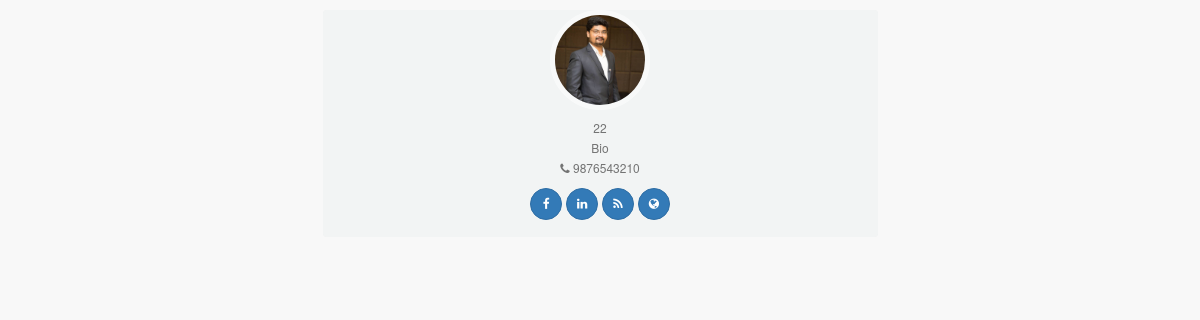
/profile.php?username=vivek, run on the app's committed database.
### tables this page shows
CREATE TABLE `user_info` (
  `id` int(11) NOT NULL,
  `uid` int(11) NOT NULL,
  `fname` varchar(255) NOT NULL,
  `lname` varchar(255) NOT NULL,
  `mobile` varchar(255) NOT NULL,
  `age` varchar(255) NOT NULL,
  `gender` varchar(255) NOT NULL,
  `profilepic` varchar(255) NOT NULL,
  `bio` varchar(255) NOT NULL,
  `fb` varchar(255) NOT NULL,
  `twitter` varchar(255) NOT NULL,
  `linkedin` varchar(255) NOT NULL,
  `blog` varchar(255) NOT NULL,
  `website` varchar(255) NOT NULL,
  `created` datetime NOT NULL DEFAULT current_timestamp(),
  `updated` datetime NOT NULL DEFAULT current_timestamp()
);

### profile.php (the view, shortened to what this page needs)
<?php
include('includes/header.php');
require_once('includes/connect.php');
$username = $_GET['username'];
$usersql = "SELECT u.id, u.email, ui.fname, ui.lname, ui.mobile, ui.age, ui.gender, ui.profilepic, ui.bio, ui.fb, ui.twitter, ui.linkedin, ui.blog, ui.website FROM users u JOIN user_info ui WHERE u.id=ui.uid AND u.username=?";
$userresult = $db->prepare($usersql);
$userresult->execute(array($username));
$userres = $userresult->fetch(PDO::FETCH_ASSOC);
$userid = $userres['id'];
$permsql = "SELECT * FROM user_permission WHERE uid=?";
$permresult = $db->prepare($permsql);
$permresult->execute(array($userid));
$permres = $permresult->fetch(PDO::FETCH_ASSOC);
?>
<div class="container">
	<div class="row">
		<div class="col-lg-6 col-sm-6 col-md-offset-3">
            <div class="card hovercard">
                <div class="cardheader">
                </div>
                <?php if(!empty($userres['profilepic']) & ($permres['show_pic'] == 1)){ ?>
                <div class="avatar">
                    <img alt="" src="<?php echo $userres['profilepic']; ?>">
                </div>
                <?php } ?>
                <div class="info">
                    <div class="desc"><?php if(!empty($userres['age']) & ($permres['show_age'] == 1)){ echo $userres['age']; } ?></div>
                    <div class="desc"><?php if(!empty($userres['bio']) & ($permres['show_bio'] == 1)){ echo $userres['bio']; } ?></div>
                    <div class="desc"> <?php if(!empty($userres['mobile']) & ($permres['show_mobile'] == 1)){
                        echo '<i class="fa fa-phone"></i> ';
                        echo $userres['mobile']; } ?></div>
                </div>
                <div class="bottom">
                    <?php if(!empty($userres['fb']) & ($permres['show_fb'] == 1)){ ?>
                    <a class="btn btn-primary btn-sm" href="<?php echo $userres['fb']; ?>">
                        <i class="fa fa-facebook"></i>
                    </a>
                    <?php } ?>
                    <?php if(!empty($userres['linkedin']) & ($permres['show_linkedin'] == 1)){ ?>
                    <a class="btn btn-primary btn-sm" href="<?php echo $userres['linkedin']; ?>">
                        <i class="fa fa-linkedin"></i>
                    </a>
                    <?php } ?>
                    <?php if(!empty($userres['blog']) & ($permres['show_blog'] == 1)){ ?>
                    <a class="btn btn-primary btn-sm" href="<?php echo $userres['blog']; ?>">
                        <i class="fa fa-rss"></i>
                    </a>
                    <?php } ?>
                    <?php if(!empty($userres['website']) & ($permres['show_website'] == 1)){ ?>
                    <a class="btn btn-primary btn-sm" href="<?php echo $userres['website']; ?>">
                        <i class="fa fa-globe"></i>
                    </a>
                    <?php } ?>
                </div>
            </div>
        </div>
	</div>
</div>
<?php include('includes/footer.php'); ?>

### profile.php (style rules this page uses)
.card { padding-top: 20px; margin: 10px 0 20px 0; background-color: rgba(214, 224, 226, 0.2); border-top-width: 0; border-bottom-width: 2px; -webkit-border-radius: 3px; -moz-border-radius: 3px; border-radius: 3px; -webkit-box-shadow: none; -moz-box-shadow: none; box-shadow: none; -webkit-box-sizing: border-box; -moz-box-sizing: border-box; box-sizing: border-box; }
.card.hovercard { position: relative; padding-top: 0; overflow: hidden; text-align: center; background-color: rgba(214, 224, 226, 0.2); }
.card.hovercard .cardheader { background-size: cover; height: 50px; }
.card.hovercard .avatar { position: relative; top: -50px; margin-bottom: -50px; }
.card.hovercard .avatar img { width: 100px; height: 100px; max-width: 100px; max-height: 100px; -webkit-border-radius: 50%; -moz-border-radius: 50%; border-radius: 50%; border: 5px solid rgba(255,255,255,0.5); }
.card.hovercard .info { padding: 4px 8px 10px; }
.card.hovercard .info .desc { overflow: hidden; font-size: 12px; line-height: 20px; color: #737373; text-overflow: ellipsis; }
.card.hovercard .bottom { padding: 0 20px; margin-bottom: 17px; }
.btn { border-radius: 50%; width:32px; height:32px; line-height:18px; }

### data on the page
user_info: profilepic (picture), age "22", bio "Bio", mobile "9876543210"
